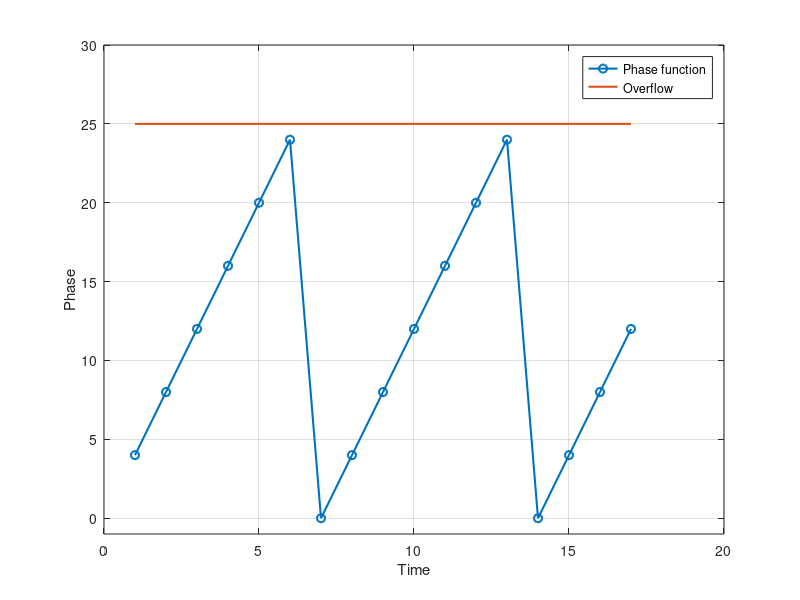

Write the MATLAB code that produced this figure.
clc;
clear;
close all;

incrementVal = 4;
overFlow = 25;
loopCnt = 17;
accum = 0;
accumReg = zeros(1, loopCnt);
overFlowReg = zeros(1, loopCnt);
overFlowReg(overFlowReg == 0) = overFlow;

for i = 1 : loopCnt
    accum = accum + incrementVal;
    if accum >= overFlow
        accum = 0;
    end
    accumReg(i) = accum;
end

figure();
plot(accumReg, '-o', "LineWidth", 1.5);
hold on;
plot(overFlowReg, "LineWidth", 1.5);
% title("Phase Function");
grid on;
xlabel("Time");
ylabel("Phase");
legend("Phase function", "Overflow");
ylim([-1 30]);



